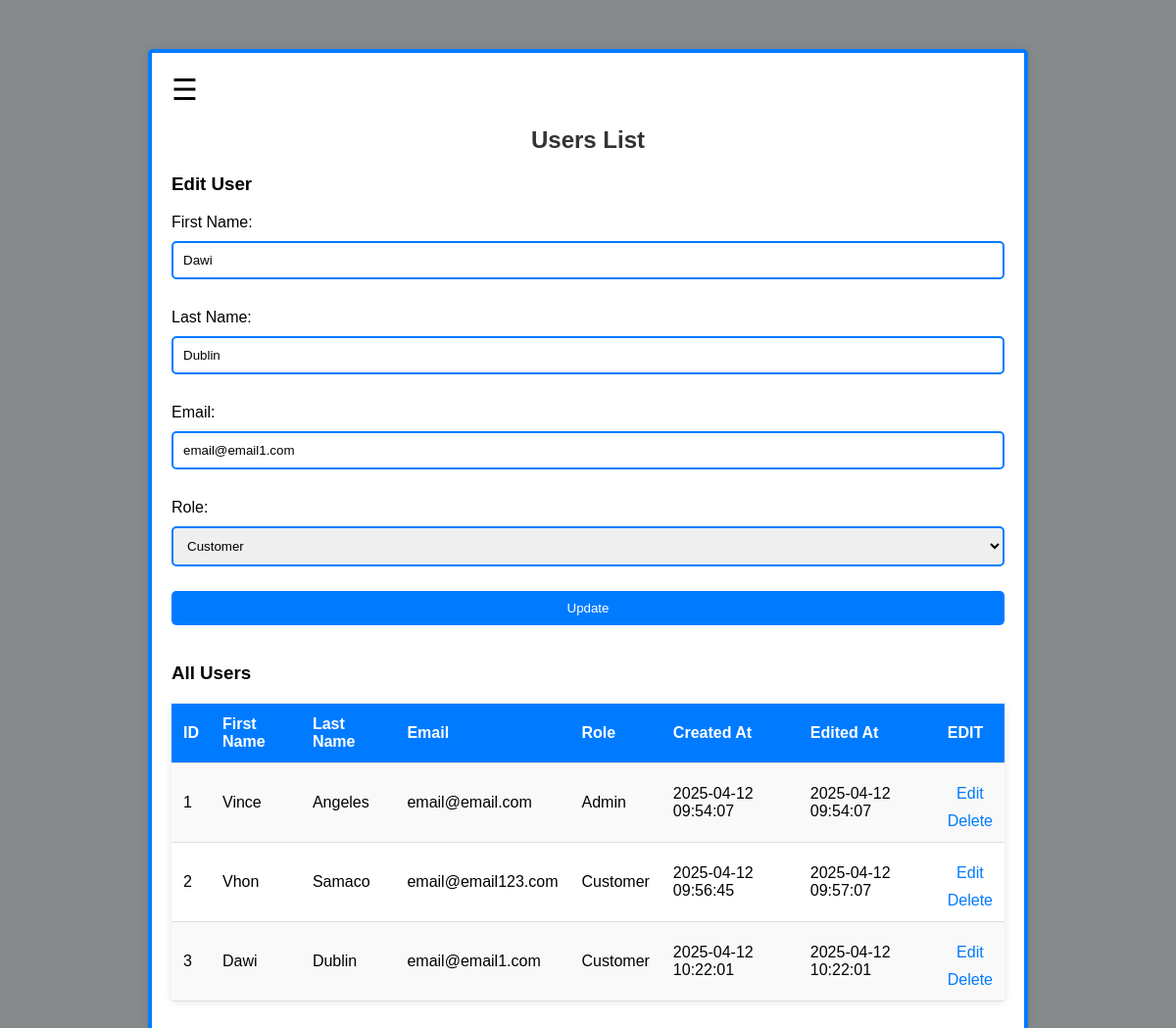
Page /users.php?edit_id=3 (signed in) on the committed database.
### tables this page shows
CREATE TABLE `users1` (
  `id` int(11) NOT NULL,
  `firstname` varchar(50) NOT NULL,
  `lastname` varchar(50) NOT NULL,
  `email` varchar(100) NOT NULL,
  `password` varchar(255) NOT NULL,
  `created_at` timestamp NOT NULL DEFAULT current_timestamp(),
  `edited_at` timestamp NOT NULL DEFAULT current_timestamp() ON UPDATE current_timestamp(),
  `role` enum('Admin','Customer') DEFAULT NULL
);

### users.php (the view, shortened to what this page needs)
<?php
include 'connection.php';
if (isset($_GET['edit_id'])) {
    $edit_id = $_GET['edit_id'];
    $stmt = $conn->prepare("SELECT firstname, lastname, email, created_at, edited_at, role FROM users1 WHERE id = ?");
    $stmt->bind_param("i", $edit_id);
    $stmt->execute();
    $result = $stmt->get_result();
    $user = $result->fetch_assoc();
}
$query = "SELECT id, firstname, lastname, email, role, created_at, edited_at FROM users1";
$result = $conn->query($query);
?>
<!DOCTYPE html>
<html lang="en">
<head>
    <link rel="stylesheet" type="text/css" href="styles.css">
</head>
<body>
    <div class="container large-container">
        <span style="font-size:30px;cursor:pointer" onclick="openNav()">&#9776;</span>
        <h2>Users List</h2>
        <?php if (isset($user)): ?>
            <h3>Edit User</h3>
            <form method="POST" action="">
                <label>First Name:</label>
                <input type="text" name="firstname" value="<?php echo htmlspecialchars($user['firstname']); ?>" required>
                <label>Last Name:</label>
                <input type="text" name="lastname" value="<?php echo htmlspecialchars($user['lastname']); ?>" required>
                <label>Email:</label>
                <input type="email" name="email" value="<?php echo htmlspecialchars($user['email']); ?>" required>
                <label>Role:</label>
                <select name="role" required>
                        <option value="Customer" <?php echo ($user['role'] === 'Customer') ? 'selected' : ''; ?>>Customer</option>
                </select>
                <input type="submit" name="update" value="Update">
            </form>
        <?php endif; ?>
        <h3>All Users</h3>
        <table>
            <tr>
                <th>ID</th>
                <th>First Name</th>
                <th>Last Name</th>
                <th>Email</th>
                <th>Role</th>
		        <th>Created At</th>
                <th>Edited At</th>
                <th>EDIT</th>
            </tr>
            <?php while ($row = $result->fetch_assoc()): ?>
            <tr>
                <td><?php echo htmlspecialchars($row['id']); ?></td>
                <td><?php echo htmlspecialchars($row['firstname']); ?></td>
                <td><?php echo htmlspecialchars($row['lastname']); ?></td>
                <td><?php echo htmlspecialchars($row['email']); ?></td>
                <td><?php echo htmlspecialchars($row['role']); ?></td>
                <td><?php echo htmlspecialchars($row['created_at']); ?></td>
                <td><?php echo htmlspecialchars($row['edited_at']); ?></td>
                <td>
                <a href="users.php?edit_id=<?php echo $row['id']; ?>">Edit</a>
                <a href="users.php?delete_id=<?php echo $row['id']; ?>" onclick="return confirm('Are you sure you want to remove this User?');">Delete</a>
                </td>
            </tr>
            <?php endwhile; ?>
        </table>
    </div>
</body>
</html>

### styles.css (style rules this page uses)
body { font-family: Arial, sans-serif; background-color: #878a8b ; margin: 0; padding: 0; }
.container { width: 300px; margin: 50px auto; padding: 20px; background: white; border-radius: 5px; box-shadow: 0 0 10px rgba(0, 0, 0, 0.1); border: 4px solid #007bff; }
.large-container { width: 850px; margin: 50px auto; padding: 20px; background: white; border-radius: 5px; box-shadow: 0 0 10px rgba(0, 0, 0, 0.1); border: 4px solid #007bff; }
h2 { text-align: center; color: #333; }
label { display: block; margin: 10px 0 5px; }
input[type="text"], input[type="email"], input[type="password"], input[type="submit"], input[type="number"], textarea, select { width: 100%; padding: 10px; margin: 5px 0 20px; border: 2px solid #007bff; border-radius: 5px; box-sizing: border-box; }
input[type="submit"] { background-color: #007bff; color: white; border: none; cursor: pointer; }
a { text-align: center; display: block; margin-top: 10px; color: #007bff; text-decoration: none; }
table { width: 100%; border-collapse: collapse; margin: 20px 0; box-shadow: 0 0 10px rgba(0, 0, 0, 0.1); }
th, td { padding: 12px; text-align: left; border-bottom: 1px solid #ddd; }
th { background-color: #007bff; color: white; font-weight: bold; }
tr:nth-child(even) { background-color: #f9f9f9; }
tr:nth-child(odd) { background-color: #ffffff; }

### rows in the picture
users1: firstname "Dawi", lastname "Dublin", email "email@email1.com", role "Customer", id "3", created_at "2025-04-12 10:22:01", edited_at "2025-04-12 10:22:01"
users1: id "1", firstname "Vince", lastname "Angeles", email "email@email.com", role "Admin", created_at "2025-04-12 09:54:07", edited_at "2025-04-12 09:54:07"
users1: id "2", firstname "Vhon", lastname "Samaco", email "email@email123.com", role "Customer", created_at "2025-04-12 09:56:45", edited_at "2025-04-12 09:57:07"
